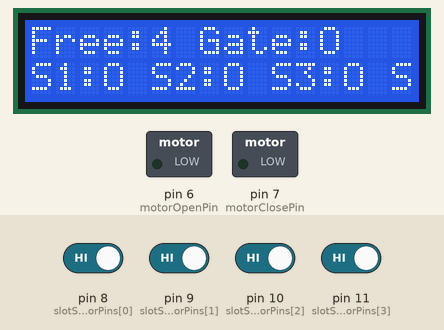
The sketch below on a simulated Arduino Uno, built with avr-gcc and run on an emulated ATmega328P. On the bench: 16×2 character LCD, switched loads named in the sketch (green lamp = pin HIGH). The inputs (shaded band) are chosen by the test bench; at power-on: pin 8 (slotSensorPins[0]), pin 9 (slotSensorPins[1]), pin 10 (slotSensorPins[2]), pin 11 (slotSensorPins[3]) HIGH.

Above: at 2.7 s.
2.8 s: pin 8 (slotSensorPins[0]) driven LOW
At 4.3 s:
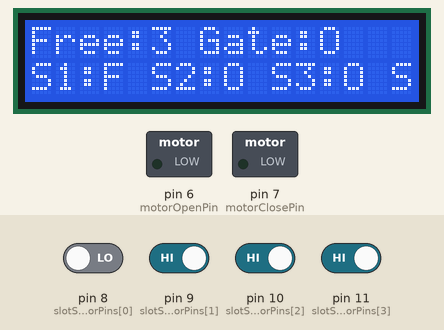
4.6 s: pin 9 (slotSensorPins[1]) driven LOW
At 5.5 s:
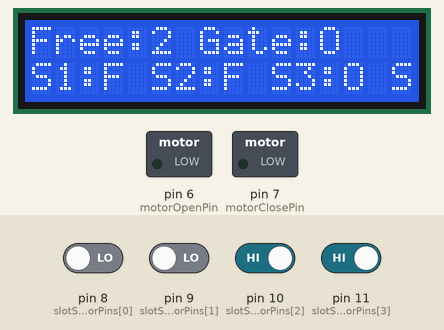
6.1 s: pin 10 (slotSensorPins[2]) driven LOW
At 6.8 s:
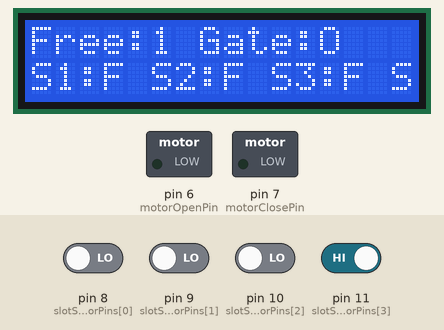
7.6 s: pin 11 (slotSensorPins[3]) driven LOW
At 8.9 s:
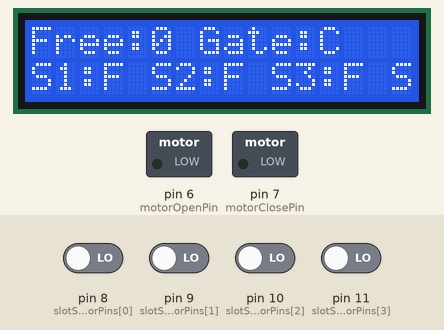
10.0 s: pin 8 (slotSensorPins[0]) driven HIGH
At 12.0 s:
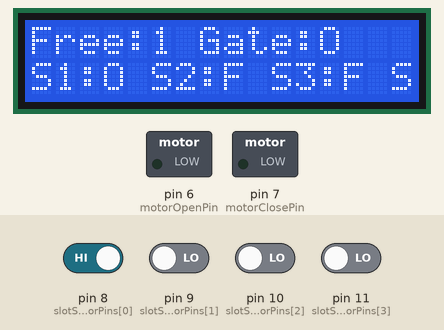
12.3 s: pin 9 (slotSensorPins[1]) driven HIGH
At 13.3 s:
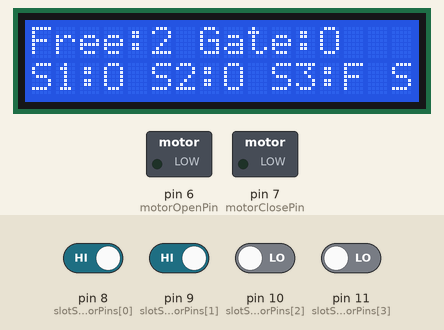
Timing chart, 0 to 14.8 s (numbered marks = the images above; inputs shaded):
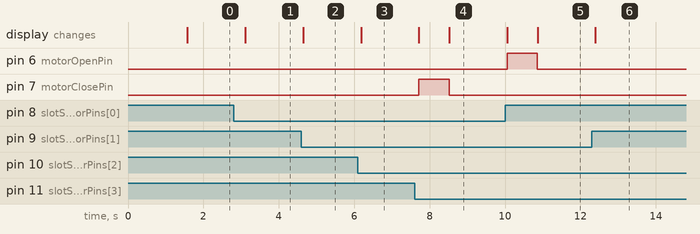

The sketch:

smart_parking.ino
```cpp
// Smart Automatic Car Parking System Using Arduino and Proteus Simulation
// Based on project description by Hamed Nahvi & Yasin Shadrouh
// Hardware summary (from report):
//  - Arduino UNO
//  - 4 x IR/PIR sensors for parking slots (digital pins 8–11)
//  - DC motor for gate driven by L293D (control pins 6, 7)
//  - 16x2 LCD (connected on digital pins 0–5 in Proteus simulation)
//
// Assumptions:
//  - Sensor output is LOW when a car is present, HIGH when slot is empty
//  - motorOpenPin HIGH + motorClosePin LOW  => gate opening
//  - motorOpenPin LOW  + motorClosePin HIGH => gate closing
//  - Only one motion command is active at a time (short pulses)
//  - We don't use Serial because pins 0/1 are used by the LCD (Proteus style)

#include <LiquidCrystal.h>

// ---- Pin definitions ----

// LCD pins: rs, en, d4, d5, d6, d7
// NOTE: In the original Proteus simulation, LCD was connected to pins 0–5.
LiquidCrystal lcd(0, 1, 2, 3, 4, 5);

// Parking slot sensors
const int slotSensorPins[4] = {8, 9, 10, 11};

// Motor driver pins (L293D)
const int motorOpenPin  = 6;
const int motorClosePin = 7;

// ---- State variables ----
bool slotOccupied[4] = {false, false, false, false};
int  freeSlots       = 4;   // total number of slots
bool gateClosed      = false; // false = open, true = closed

// Small delay (ms) for motor pulses
const unsigned long GATE_PULSE_TIME = 800;

void setup() {
  // Initialize sensor pins
  for (int i = 0; i < 4; i++) {
    pinMode(slotSensorPins[i], INPUT_PULLUP);
  }

  // Initialize motor pins
  pinMode(motorOpenPin, OUTPUT);
  pinMode(motorClosePin, OUTPUT);
  stopMotor();

  // Initialize LCD
  lcd.begin(16, 2);
  lcd.clear();
  lcd.setCursor(0, 0);
  lcd.print(" Smart Parking ");
  lcd.setCursor(0, 1);
  lcd.print(" Initializing..");
  delay(1500);
}

void loop() {
  // Read all slot sensors and compute free slots
  updateSlotStatus();

  // Decide gate state
  if (freeSlots == 0 && !gateClosed) {
    closeGate();
  } else if (freeSlots > 0 && gateClosed) {
    openGate();
  }

  // Update LCD with current state
  updateLcd();

  delay(300); // basic refresh delay
}

// ---- Helper functions ----

void updateSlotStatus() {
  int freeCount = 0;

  for (int i = 0; i < 4; i++) {
    int value = digitalRead(slotSensorPins[i]);
    // LOW => car present (slot full), HIGH => slot free
    slotOccupied[i] = (value == LOW);
    if (!slotOccupied[i]) {
      freeCount++;
    }
  }

  freeSlots = freeCount;
}

void updateLcd() {
  lcd.clear();

  // First line: free slots + gate state
  lcd.setCursor(0, 0);
  lcd.print("Free:");
  lcd.print(freeSlots);
  lcd.print(" ");

  if (gateClosed) {
    lcd.print("Gate:C");
  } else {
    lcd.print("Gate:O");
  }

  // Second line: slot states (F = full, O = open)
  lcd.setCursor(0, 1);
  for (int i = 0; i < 4; i++) {
    lcd.print("S");
    lcd.print(i + 1);
    lcd.print(":");
    lcd.print(slotOccupied[i] ? "F" : "O");

    if (i < 3) lcd.print(" ");
  }
}

void openGate() {
  // Pulse motor in "open" direction
  lcd.clear();
  lcd.setCursor(0, 0);
  lcd.print("Gate Opening...");
  runMotorOpen();
  delay(GATE_PULSE_TIME);
  stopMotor();
  gateClosed = false;
}

void closeGate() {
  // Pulse motor in "close" direction
  lcd.clear();
  lcd.setCursor(0, 0);
  lcd.print("Parking is Full!");
  lcd.setCursor(0, 1);
  lcd.print("Gate Closing...");
  runMotorClose();
  delay(GATE_PULSE_TIME);
  stopMotor();
  gateClosed = true;
}

void runMotorOpen() {
  digitalWrite(motorOpenPin, HIGH);
  digitalWrite(motorClosePin, LOW);
}

void runMotorClose() {
  digitalWrite(motorOpenPin, LOW);
  digitalWrite(motorClosePin, HIGH);
}

void stopMotor() {
  digitalWrite(motorOpenPin, LOW);
  digitalWrite(motorClosePin, LOW);
}
```

Measured:
- after the input at 2.8 s, the display: changes after 0.31 s (image 1)
- after the input at 4.6 s, the display: changes after 0.05 s (image 2)
- after the input at 6.1 s, the display: changes after 0.08 s (image 3)
- after the input at 7.6 s, pin 7 (motorClosePin): LOW → HIGH after 0.12 s, → LOW 0.80 s later; the display: first changes after 0.12 s (image 4 shows a later state)
- after the input at 10.0 s, pin 6 (motorOpenPin): LOW → HIGH after 0.06 s, → LOW 0.80 s later; the display: first changes after 0.06 s (image 5 shows a later state)
- after the input at 12.3 s, the display: changes after 0.10 s (image 6)
